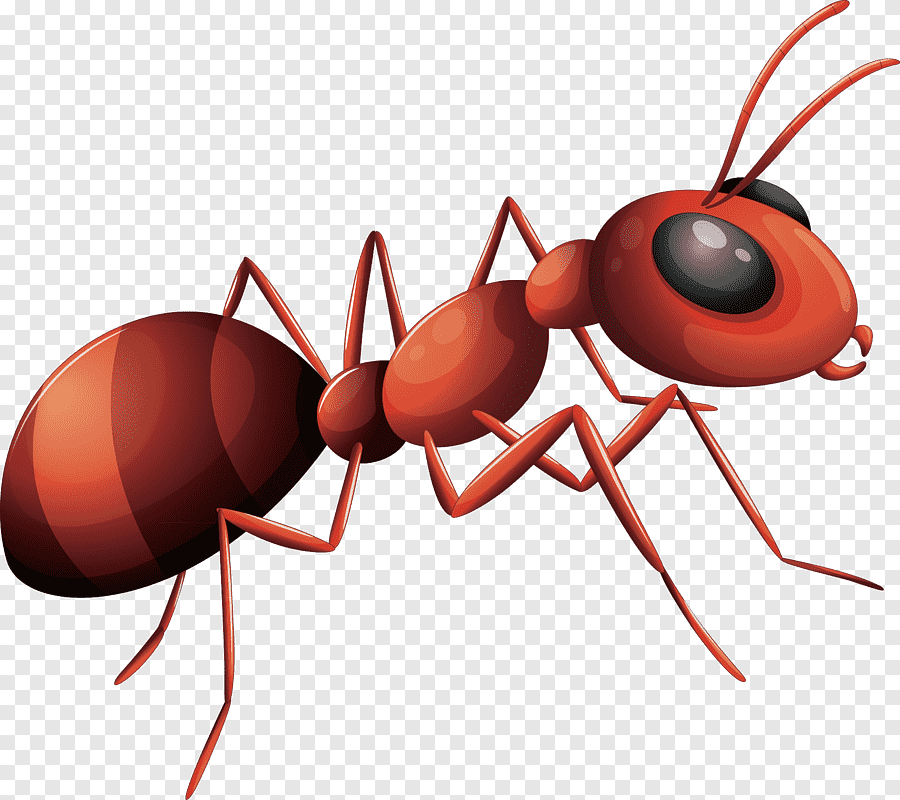
#> input picture data/ant.png, 900 x 800 px
$ python create_mask.py
#> lines starting #> are read from the running program, lines starting #| are printed output that depends on the picture; after the words box and inside, x2 and y2 are one past the last pixel; in counts of white or black regions, pixels touching at a corner belong together
from PIL import Image

img_name = input()
#> the answer given: data/ant.png
img = Image.open(img_name)
#> img is the input picture: PIL image 900x800 RGBA; mean R, G, B, A 216.8, 195.5, 193, 255
mask = Image.new("L", img.size)
#> mask: PIL image 900x800 L; every value is 0

for x in range(img.width):
    for y in range(img.height):
        pixel = img.getpixel((x, y))
        if pixel != (255, 255, 255, 255) and pixel != (231, 230, 230, 255):
            mask.putpixel((x, y), 255)
        else:
            mask.putpixel((x, y), 0)
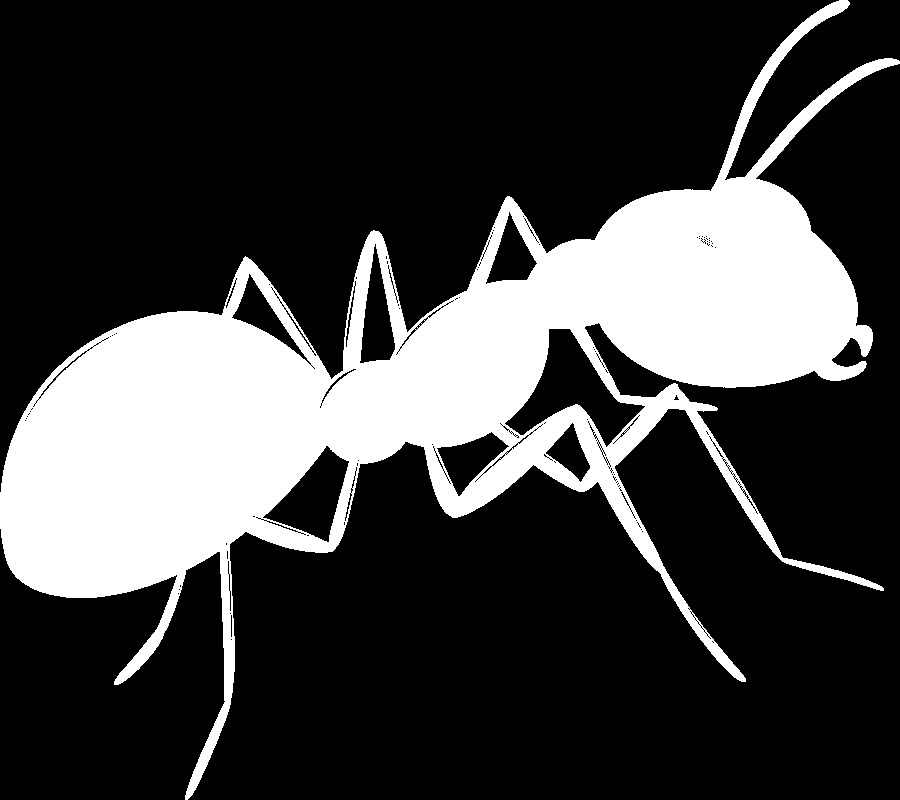
#> mask: PIL image 900x800 L; 25% white; 1 white region, box (x1, y1, x2, y2) and area: (0, 0, 900, 800) 179991

mask.save("result.png")
